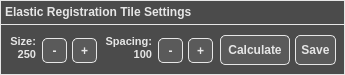
     <widget class="QFrame" name="ElasticRegistrationControlsFrame">
      <property name="geometry">
       <rect>
        <x>10</x>
        <y>520</y>
        <width>345</width>
        <height>75</height>
       </rect>
      </property>
      <property name="styleSheet">
       <string notr="true">QFrame { 
	background-color: #4b4b4b;
	border: 1px solid #e6e6e6; /* Border  */
}</string>
      </property>
      <property name="frameShape">
       <enum>QFrame::StyledPanel</enum>
      </property>
      <property name="frameShadow">
       <enum>QFrame::Raised</enum>
      </property>
      <widget class="QTextEdit" name="ElasticRegistrationHeaderText">
       <property name="geometry">
        <rect>
         <x>0</x>
         <y>0</y>
         <width>345</width>
         <height>25</height>
        </rect>
       </property>
       <property name="font">
        <font>
         <pointsize>10</pointsize>
         <weight>75</weight>
         <bold>true</bold>
        </font>
       </property>
       <property name="styleSheet">
        <string notr="true">QTextEdit { 
	background-color: #4b4b4b;
	color: #e6e6e6; /* Text color */
	border: 1px solid #e6e6e6; /* Border  */
}</string>
       </property>
       <property name="verticalScrollBarPolicy">
        <enum>Qt::ScrollBarAlwaysOff</enum>
       </property>
       <property name="horizontalScrollBarPolicy">
        <enum>Qt::ScrollBarAlwaysOff</enum>
       </property>
       <property name="readOnly">
        <bool>true</bool>
       </property>
       <property name="html">
        <string>&lt;!DOCTYPE HTML PUBLIC &quot;-//W3C//DTD HTML 4.0//EN&quot; &quot;http://www.w3.org/TR/REC-html40/strict.dtd&quot;&gt;
&lt;html&gt;&lt;head&gt;&lt;meta name=&quot;qrichtext&quot; content=&quot;1&quot; /&gt;&lt;style type=&quot;text/css&quot;&gt;
p, li { white-space: pre-wrap; }
&lt;/style&gt;&lt;/head&gt;&lt;body style=&quot; font-family:'MS Shell Dlg 2'; font-size:10pt; font-weight:600; font-style:normal;&quot;&gt;
&lt;p style=&quot; margin-top:0px; margin-bottom:0px; margin-left:0px; margin-right:0px; -qt-block-indent:0; text-indent:0px;&quot;&gt;&lt;span style=&quot; font-size:9pt;&quot;&gt;Elastic Registration Tile Settings&lt;/span&gt;&lt;/p&gt;&lt;/body&gt;&lt;/html&gt;</string>
       </property>
      </widget>
      <widget class="QPushButton" name="GrowTileSpacingButton">
       <property name="geometry">
        <rect>
         <x>188</x>
         <y>38</y>
         <width>25</width>
         <height>25</height>
        </rect>
       </property>
       <property name="font">
        <font>
         <pointsize>9</pointsize>
         <weight>75</weight>
         <bold>true</bold>
        </font>
       </property>
       <property name="styleSheet">
        <string notr="true">QPushButton {
    background-color: #5a5a5a;
    color: #e6e6e6; /* Text color */
    border: 1px solid #e6e6e6; /* Border  */
    border-radius: 5px; /* Optional: Rounded corners */
    padding: 5px; /* Optional: Padding around text */
}

QPushButton:hover {
    background-color: #666f75; /* Grey-blue when hovered */
}

QPushButton:pressed {
    background-color: #7b8e9c; /* More blue when pressed */
}</string>
       </property>
       <property name="text">
        <string>+</string>
       </property>
      </widget>
      <widget class="QPushButton" name="ShrinkTileSpacingButton">
       <property name="geometry">
        <rect>
         <x>158</x>
         <y>38</y>
         <width>25</width>
         <height>25</height>
        </rect>
       </property>
       <property name="font">
        <font>
         <pointsize>9</pointsize>
         <weight>75</weight>
         <bold>true</bold>
        </font>
       </property>
       <property name="styleSheet">
        <string notr="true">QPushButton {
    background-color: #5a5a5a;
    color: #e6e6e6; /* Text color */
    border: 1px solid #e6e6e6; /* Border  */
    border-radius: 5px; /* Optional: Rounded corners */
    padding: 5px; /* Optional: Padding around text */
}

QPushButton:hover {
    background-color: #666f75; /* Grey-blue when hovered */
}

QPushButton:pressed {
    background-color: #7b8e9c; /* More blue when pressed */
}</string>
       </property>
       <property name="text">
        <string>-</string>
       </property>
      </widget>
      <widget class="QPushButton" name="GrowTileSizeButton">
       <property name="geometry">
        <rect>
         <x>72</x>
         <y>38</y>
         <width>25</width>
         <height>25</height>
        </rect>
       </property>
       <property name="font">
        <font>
         <pointsize>9</pointsize>
         <weight>75</weight>
         <bold>true</bold>
        </font>
       </property>
       <property name="styleSheet">
        <string notr="true">QPushButton {
    background-color: #5a5a5a;
    color: #e6e6e6; /* Text color */
    border: 1px solid #e6e6e6; /* Border  */
    border-radius: 5px; /* Optional: Rounded corners */
    padding: 5px; /* Optional: Padding around text */
}

QPushButton:hover {
    background-color: #666f75; /* Grey-blue when hovered */
}

QPushButton:pressed {
    background-color: #7b8e9c; /* More blue when pressed */
}</string>
       </property>
       <property name="text">
        <string>+</string>
       </property>
      </widget>
      <widget class="QPushButton" name="ShrinkTileSizeButton">
       <property name="geometry">
        <rect>
         <x>42</x>
         <y>38</y>
         <width>25</width>
         <height>25</height>
        </rect>
       </property>
       <property name="font">
        <font>
         <pointsize>9</pointsize>
         <weight>75</weight>
         <bold>true</bold>
        </font>
       </property>
       <property name="styleSheet">
        <string notr="true">QPushButton {
    background-color: #5a5a5a;
    color: #e6e6e6; /* Text color */
    border: 1px solid #e6e6e6; /* Border  */
    border-radius: 5px; /* Optional: Rounded corners */
    padding: 5px; /* Optional: Padding around text */
}

QPushButton:hover {
    background-color: #666f75; /* Grey-blue when hovered */
}

QPushButton:pressed {
    background-color: #7b8e9c; /* More blue when pressed */
}</string>
       </property>
       <property name="text">
        <string>-</string>
       </property>
      </widget>
      <widget class="QPushButton" name="CalculateElasticRegistrationButton">
       <property name="geometry">
        <rect>
         <x>220</x>
         <y>35</y>
         <width>70</width>
         <height>30</height>
        </rect>
       </property>
       <property name="font">
        <font>
         <pointsize>9</pointsize>
         <weight>75</weight>
         <bold>true</bold>
        </font>
       </property>
       <property name="styleSheet">
        <string notr="true">QPushButton {
    background-color: #5a5a5a;
    color: #e6e6e6; /* Text color */
    border: 1px solid #e6e6e6; /* Border  */
    border-radius: 5px; /* Optional: Rounded corners */
    padding: 5px; /* Optional: Padding around text */
}

QPushButton:hover {
    background-color: #666f75; /* Grey-blue when hovered */
}

QPushButton:pressed {
    background-color: #7b8e9c; /* More blue when pressed */
}</string>
       </property>
       <property name="text">
        <string>Calculate</string>
       </property>
      </widget>
      <widget class="QTextEdit" name="TileSizeText">
       <property name="geometry">
        <rect>
         <x>1</x>
         <y>30</y>
         <width>40</width>
         <height>40</height>
        </rect>
       </property>
       <property name="font">
        <font>
         <pointsize>9</pointsize>
        </font>
       </property>
       <property name="styleSheet">
        <string notr="true">QTextEdit { 
	background-color: #4b4b4b;
	color: #e6e6e6; /* Text color */
	border: 1px solid #4b4b4b; /* Border  */
    border-radius: 5px; /* Optional: Rounded corners */
}</string>
       </property>
       <property name="verticalScrollBarPolicy">
        <enum>Qt::ScrollBarAlwaysOff</enum>
       </property>
       <property name="horizontalScrollBarPolicy">
        <enum>Qt::ScrollBarAlwaysOff</enum>
       </property>
       <property name="readOnly">
        <bool>true</bool>
       </property>
       <property name="html">
        <string>&lt;!DOCTYPE HTML PUBLIC &quot;-//W3C//DTD HTML 4.0//EN&quot; &quot;http://www.w3.org/TR/REC-html40/strict.dtd&quot;&gt;
&lt;html&gt;&lt;head&gt;&lt;meta name=&quot;qrichtext&quot; content=&quot;1&quot; /&gt;&lt;style type=&quot;text/css&quot;&gt;
p, li { white-space: pre-wrap; }
&lt;/style&gt;&lt;/head&gt;&lt;body style=&quot; font-family:'MS Shell Dlg 2'; font-size:9pt; font-weight:400; font-style:normal;&quot;&gt;
&lt;p align=&quot;right&quot; style=&quot; margin-top:0px; margin-bottom:0px; margin-left:0px; margin-right:0px; -qt-block-indent:0; text-indent:0px;&quot;&gt;&lt;span style=&quot; font-size:8.25pt; font-weight:600;&quot;&gt;Size: 250&lt;/span&gt;&lt;/p&gt;&lt;/body&gt;&lt;/html&gt;</string>
       </property>
      </widget>
      <widget class="QTextEdit" name="TileSpacingText">
       <property name="geometry">
        <rect>
         <x>97</x>
         <y>30</y>
         <width>60</width>
         <height>40</height>
        </rect>
       </property>
       <property name="font">
        <font>
         <pointsize>9</pointsize>
        </font>
       </property>
       <property name="styleSheet">
        <string notr="true">QTextEdit { 
	background-color: #4b4b4b;
	color: #e6e6e6; /* Text color */
	border: 1px solid #4b4b4b; /* Border  */
    border-radius: 5px; /* Optional: Rounded corners */
}</string>
       </property>
       <property name="verticalScrollBarPolicy">
        <enum>Qt::ScrollBarAlwaysOff</enum>
       </property>
       <property name="horizontalScrollBarPolicy">
        <enum>Qt::ScrollBarAlwaysOff</enum>
       </property>
       <property name="readOnly">
        <bool>true</bool>
       </property>
       <property name="html">
        <string>&lt;!DOCTYPE HTML PUBLIC &quot;-//W3C//DTD HTML 4.0//EN&quot; &quot;http://www.w3.org/TR/REC-html40/strict.dtd&quot;&gt;
&lt;html&gt;&lt;head&gt;&lt;meta name=&quot;qrichtext&quot; content=&quot;1&quot; /&gt;&lt;style type=&quot;text/css&quot;&gt;
p, li { white-space: pre-wrap; }
&lt;/style&gt;&lt;/head&gt;&lt;body style=&quot; font-family:'MS Shell Dlg 2'; font-size:9pt; font-weight:400; font-style:normal;&quot;&gt;
&lt;p align=&quot;right&quot; style=&quot; margin-top:0px; margin-bottom:0px; margin-left:0px; margin-right:0px; -qt-block-indent:0; text-indent:0px;&quot;&gt;&lt;span style=&quot; font-size:8.25pt; font-weight:600;&quot;&gt;Spacing: 100&lt;/span&gt;&lt;/p&gt;&lt;/body&gt;&lt;/html&gt;</string>
       </property>
      </widget>
      <widget class="QPushButton" name="SaveElasticRegistrationButton">
       <property name="geometry">
        <rect>
         <x>295</x>
         <y>35</y>
         <width>41</width>
         <height>30</height>
        </rect>
       </property>
       <property name="font">
        <font>
         <pointsize>9</pointsize>
         <weight>75</weight>
         <bold>true</bold>
        </font>
       </property>
       <property name="styleSheet">
        <string notr="true">QPushButton {
    background-color: #5a5a5a;
    color: #e6e6e6; /* Text color */
    border: 1px solid #e6e6e6; /* Border  */
    border-radius: 5px; /* Optional: Rounded corners */
    padding: 5px; /* Optional: Padding around text */
}

QPushButton:hover {
    background-color: #666f75; /* Grey-blue when hovered */
}

QPushButton:pressed {
    background-color: #7b8e9c; /* More blue when pressed */
}</string>
       </property>
       <property name="text">
        <string>Save</string>
       </property>
      </widget>
      <zorder>TileSizeText</zorder>
      <zorder>TileSpacingText</zorder>
      <zorder>ElasticRegistrationHeaderText</zorder>
      <zorder>GrowTileSpacingButton</zorder>
      <zorder>ShrinkTileSpacingButton</zorder>
      <zorder>GrowTileSizeButton</zorder>
      <zorder>ShrinkTileSizeButton</zorder>
      <zorder>CalculateElasticRegistrationButton</zorder>
      <zorder>SaveElasticRegistrationButton</zorder>
     </widget>
